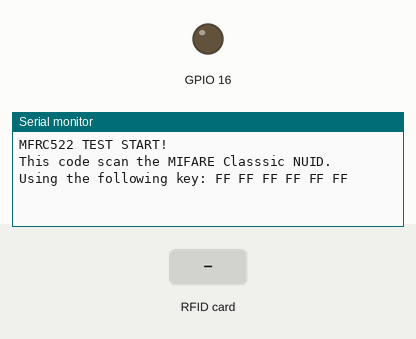
Simulated run of this sketch. Board: ESP8266 (NodeMCU). Shown: output pins drawn as LEDs (lit = HIGH), the last lines printed to the serial monitor. Inputs (shaded band) come from the test bench.

Above: at 1.2 s.
1.3 s: RFID card 5E 7A 19 C4 held to the reader
At 1.7 s:
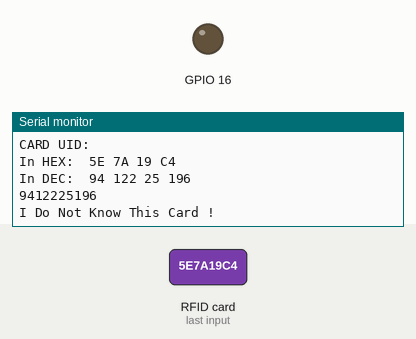
At 3.3 s:
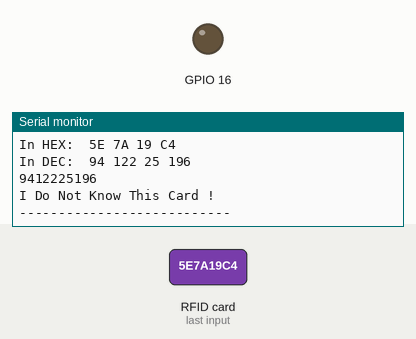

Measured:
- after the input at 1.3 s, the serial monitor: prints a new line at once (image 1)

The sketch:

mfrc522.ino
```cpp
#include "espUtils.h"
#include "mfrcUtils.h"

/*
接线
https://upload-images.jianshu.io/upload_images/2109322-30f1dae3ba0a9147.png?imageMogr2/auto-orient/strip|imageView2/2/w/1200/format/webp
MFRC522  ---   NodeMCU
*/

const int SS_PIN = 4;
const int RST_PIN = 5;
String content = "";
// Servo servo;
MFRC522 *mfcr_ptr;
void setup()
{
    Serial_Init(115200);
    mfcr_ptr = Mfrc522_init(SS_PIN, RST_PIN);
    pinMode(16, OUTPUT);

}

void loop()
{
    // Reset the loop if no new card present on the sensor/reader. This saves the entire process when idle.
    if(!mfcr_ptr->PICC_IsNewCardPresent()) {
        // Serial.println("can not find a new card");
        return;
    }
    // Verify if the NUID has been readed
    if(!mfcr_ptr->PICC_ReadCardSerial()) {
        Serial.println("have no card can choose");
    }
    Serial.println("---------------------------");

    Serial.print("PICC TYPE: ");
    MFRC522::PICC_Type piccType = mfcr_ptr->PICC_GetType(mfcr_ptr->uid.sak);
    Serial.println(mfcr_ptr->PICC_GetTypeName(piccType));

    // 检查兼容性
    if (piccType != MFRC522::PICC_TYPE_MIFARE_MINI
            &&  piccType != MFRC522::PICC_TYPE_MIFARE_1K
            &&  piccType != MFRC522::PICC_TYPE_MIFARE_4K) {
        Serial.println("Only For Mifare Classic");
        digitalWrite(16, HIGH);
        delay(500);
        return;
    }

    // 显示卡片的详细信息
    Serial.println("CARD UID:");
    Serial.print("In HEX: ");
    printHex(mfcr_ptr->uid.uidByte, mfcr_ptr->uid.size);
    Serial.println();

    Serial.print("In DEC: ");
    printDec(mfcr_ptr->uid.uidByte, mfcr_ptr->uid.size);
    Serial.println();

    content = Mfrc522_detaile(mfcr_ptr->uid.uidByte, mfcr_ptr->uid.size);
    Serial.println(content);
    /*
      09 131 229 110    09131229110
      01 010 91 31      010109131
      123 144 168 27    12314416827
    */
    if (content == "12314416827") {
        Serial.println("Blue Card !");
        digitalWrite(16, LOW);
        // servo.write(180);
        delay(500);
    } else if(content == "010109131" || content == "09131229110") {
        Serial.println("Write Card !");
        digitalWrite(16, HIGH);
        // servo.write(90);
        delay(500);
    }
    else {
        Serial.println("I Do Not Know This Card !");
        // servo.write(90);
        delay(500);
    }

    Serial.println("---------------------------");


    // 检查兼容性
    MFRC522::StatusCode status;
    // 检查兼容性
    if (status != MFRC522::STATUS_OK) {
        Serial.print("身份验证失败？或者是卡链接失败");
        Serial.println(mfcr_ptr->GetStatusCodeName(status));
        return;
    }
    // 停止 PICC
    mfcr_ptr->PICC_HaltA();
    /*  停止加密PCD */
    mfcr_ptr->PCD_StopCrypto1();
}
```

espUtils.h
```cpp
#ifndef WIFI_CONNECT_H
#define WIFI_CONNECT_H
#include <Arduino.h>
#include <ESP8266WiFi.h>
#include <ESP8266WiFiMulti.h>

extern char *ssid;     // WIFI名
extern char *password; //WIFI密码

extern ESP8266WiFiMulti WiFiMulti;


void Serial_Init(unsigned long baud);   //设置波特率, 等待串口释放, 打印提示信息
void DHCP_connect();
void Static_connect(IPAddress staticIP, IPAddress gateway, IPAddress subnet);
void Print_wifiinfo();                  // 打印连接WIFI信息
#endif
```

mfrcUtils.cpp
```cpp
#include "mfrcUtils.h"
MFRC522::MIFARE_Key key;
MFRC522* Mfrc522_init(int SS_PIN, int RST_PIN) {
    MFRC522 *mfcr_ptr = new MFRC522(SS_PIN, RST_PIN);

    SPI.begin();
    mfcr_ptr->PCD_Init();
    Serial.println("MFRC522 TEST START!");

    for (byte i = 0; i < 6; i++) {
        key.keyByte[i] = 0xFF;
    }

    Serial.println("This code scan the MIFARE Classsic NUID.");
    Serial.print("Using the following key:");
    printHex(key.keyByte, MFRC522::MF_KEY_SIZE);
    Serial.println();
    return mfcr_ptr;
}


String Mfrc522_detaile(byte *buffer, byte bufferSize) {
    String content = "";
    for (byte i = 0; i < bufferSize; i++) {
        content.concat(String(mfcr_ptr->uid.uidByte[i] < 0x10 ? "0" : ""));
        content.concat(String(mfcr_ptr->uid.uidByte[i], DEC));
    }
    return content;
}
/**
 * Helper routine to dump a byte array as hex values to Serial.
 */
void printHex(byte *buffer, byte bufferSize) {
    for (byte i = 0; i < bufferSize; i++) {
        Serial.print(buffer[i] < 0x10 ? " 0" : " ");
        Serial.print(buffer[i], HEX);
    }
}
/**
 * Helper routine to dump a byte array as dec values to Serial.
 */
void printDec(byte *buffer, byte bufferSize) {
    for (byte i = 0; i < bufferSize; i++) {
        Serial.print(buffer[i] < 0x10 ? " 0" : " ");
        Serial.print(buffer[i], DEC);
    }
}
```

mfrcUtils.h
```cpp
#ifndef MFRCUTILS_H
#define MFRCUTILS_H
#include <Arduino.h>
#include <SPI.h>
#include <MFRC522.h>
extern MFRC522 *mfcr_ptr;
extern MFRC522::MIFARE_Key key;

MFRC522* Mfrc522_init(int SS_PIN, int RST_PIN);
String Mfrc522_detaile(byte *buffer, byte bufferSize);
void dump_byte_array(byte *buffer, byte bufferSize);
void printHex(byte *buffer, byte bufferSize);
void printDec(byte *buffer, byte bufferSize);
#endif
```
